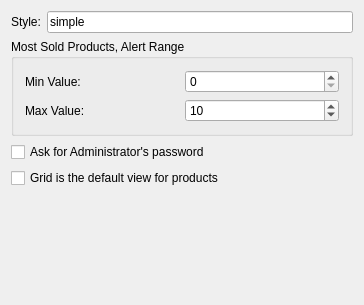
<ui version="4.0" >
 <class>prefs_base</class>
 <widget class="QWidget" name="prefs_base" >
  <property name="geometry" >
   <rect>
    <x>0</x>
    <y>0</y>
    <width>364</width>
    <height>305</height>
   </rect>
  </property>
  <layout class="QVBoxLayout" name="verticalLayout_3" >
   <item>
    <layout class="QHBoxLayout" name="horizontalLayout" >
     <item>
      <widget class="QLabel" name="label" >
       <property name="text" >
        <string>Style:</string>
       </property>
      </widget>
     </item>
     <item>
      <widget class="QLineEdit" name="kcfg_styleName" >
       <property name="text" >
        <string>simple</string>
       </property>
       <property name="readOnly" >
        <bool>true</bool>
       </property>
      </widget>
     </item>
    </layout>
   </item>
   <item>
    <widget class="QGroupBox" name="groupBox" >
     <property name="title" >
      <string>Most Sold Products, Alert Range</string>
     </property>
     <layout class="QVBoxLayout" name="verticalLayout" >
      <item>
       <layout class="QHBoxLayout" name="horizontalLayout_2" >
        <item>
         <widget class="QLabel" name="label_3" >
          <property name="text" >
           <string>Min Value:</string>
          </property>
         </widget>
        </item>
        <item>
         <widget class="QSpinBox" name="kcfg_mostSoldMinValue" >
          <property name="minimum" >
           <number>0</number>
          </property>
          <property name="maximum" >
           <number>9999</number>
          </property>
          <property name="singleStep" >
           <number>1</number>
          </property>
          <property name="value" >
           <number>0</number>
          </property>
         </widget>
        </item>
       </layout>
      </item>
      <item>
       <layout class="QHBoxLayout" name="horizontalLayout_3" >
        <item>
         <widget class="QLabel" name="label_2" >
          <property name="text" >
           <string>Max Value:</string>
          </property>
         </widget>
        </item>
        <item>
         <widget class="QSpinBox" name="kcfg_mostSoldMaxValue" >
          <property name="minimum" >
           <number>1</number>
          </property>
          <property name="maximum" >
           <number>9999</number>
          </property>
          <property name="value" >
           <number>10</number>
          </property>
         </widget>
        </item>
       </layout>
      </item>
     </layout>
    </widget>
   </item>
   <item>
    <widget class="QCheckBox" name="kcfg_askAdminPassword" >
     <property name="text" >
      <string>Ask for Administrator's password</string>
     </property>
    </widget>
   </item>
   <item>
    <widget class="QCheckBox" name="kcfg_isProductsGridDefault" >
     <property name="text" >
      <string>Grid is the default view for products</string>
     </property>
    </widget>
   </item>
   <item>
    <spacer name="verticalSpacer" >
     <property name="orientation" >
      <enum>Qt::Vertical</enum>
     </property>
     <property name="sizeHint" stdset="0" >
      <size>
       <width>20</width>
       <height>40</height>
      </size>
     </property>
    </spacer>
   </item>
  </layout>
 </widget>
 <layoutdefault spacing="6" margin="11" />
 <pixmapfunction>qPixmapFromMimeSource</pixmapfunction>
 <includes>
  <include location="local" >kcolorbutton.h</include>
 </includes>
 <resources/>
 <connections/>
</ui>
